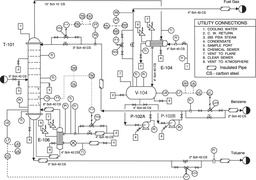
#> input picture WhatsApp Image 2020-08-20 at 22.25.25.jpeg, 256 x 180 px, shrunk from 953 x 669 before the run, found by its file name
$ jupyter execute --allow-errors image_processing.ipynb
#> lines starting #> are read from the running program, lines starting #| are printed output that depends on the picture
[cell 1]
import cv2
import numpy as np

[cell 2]
img = cv2.imread(r"C:\Users\SRI\Downloads\WhatsApp Image 2020-08-20 at 22.25.25.jpeg",0)
#> img: shape (180, 256); min 0, max 255, mean 237
img = cv2.medianBlur(img,5)
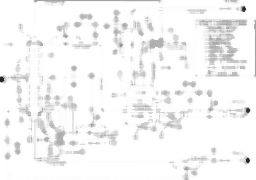
#> img: shape (180, 256); min 36, max 255, mean 245
cimg = cv2.cvtColor(img,cv2.COLOR_GRAY2BGR)

[cell 3]
circles = cv2.HoughCircles(img,cv2.HOUGH_GRADIENT,1,20,
                            param1=50,param2=30,minRadius=0,maxRadius=0)
#> circles = 49 rows, first 8: [87.5, 86.5, 67.7], [103.5, 67.5, 66.7], [114.5, 85.5, 75.6], [174.5, 64.5, 58], [83.5, 57.5, 56.9], [66.5, 84.5, 49.9], [157.5, 84.5, 37.2], [197.5, 82.5, 45.8]

[cell 4]
circles = np.uint16(np.around(circles))
#> circles = 49 rows, first 8: [88, 86, 68], [104, 68, 67], [114, 86, 76], [174, 64, 58], [84, 58, 57], [66, 84, 50], [158, 84, 37], [198, 82, 46]
for i in circles[0,:]:
    # draw the outer circle
    cv2.circle(cimg,(i[0],i[1]),i[2],(0,255,0),2)
    # draw the center of the circle
    cv2.circle(cimg,(i[0],i[1]),2,(0,0,255),3)
#> this loop made 49 passes
#> i on passes 1 to 12: [88, 86, 68], [104, 68, 67], [114, 86, 76], [174, 64, 58], [84, 58, 57], [66, 84, 50], [158, 84, 37], [198, 82, 46], [108, 160, 81], [178, 86, 42], [78, 112, 40], [190, 52, 29]
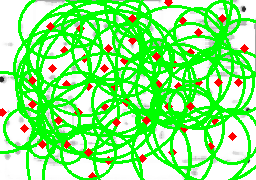
#> cimg: shape (180, 256, 3); mean B, G, R 129.8, 242.5, 138.7

[cell 5]
cv2.imshow('detected circles',cimg)
cv2.waitKey(0)

cv2.destroyAllWindows()

[cell 6]
import cv2
img = cv2.imread("beforethreshold..jpg")
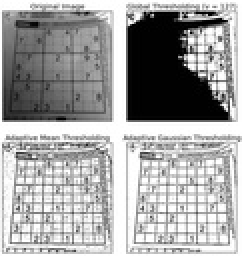
#> input picture beforethreshold..jpg, 121 x 128 px, shrunk from 450 x 478 before the run (shown 2 times larger)
#> img is the input picture: shape (128, 121, 3); min 0, max 255, mean 164.3
print(img.shape)
#| (128, 121, 3)
cv2.imshow("img",img)
cv2.waitKey(0)
#> Out = 27

#cv2.destroyAllwindows()
#img.shape

[cell 7]
crop_img = img[20:100,20:100]
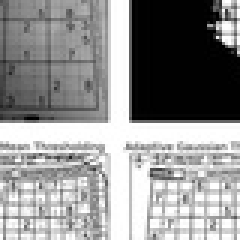
#> crop_img: shape (80, 80, 3) (shown 3 times larger); min 0, max 255, mean 145.9
cv2.imshow("cropped", crop_img)
cv2.waitKey(0)
cv2.destroyAllWindows()

[cell 8]
from math import sqrt, atan2, pi
import numpy as np

def canny_edge_detector(input_image):
    input_pixels = input_image.load()
    width = input_image.width
    height = input_image.height

    # Transform the image to grayscale
    grayscaled = compute_grayscale(input_pixels, width, height)

    # Blur it to remove noise
    blurred = compute_blur(grayscaled, width, height)

    # Compute the gradient
    gradient, direction = compute_gradient(blurred, width, height)

    # Non-maximum suppression
    filter_out_non_maximum(gradient, direction, width, height)

    # Filter out some edges
    keep = filter_strong_edges(gradient, width, height, 20, 25)

    return keep


def compute_grayscale(input_pixels, width, height):
    grayscale = np.empty((width, height))
    for x in range(width):
        for y in range(height):
            pixel = input_pixels[x, y]
            grayscale[x, y] = (pixel[0] + pixel[1] + pixel[2]) / 3
    return grayscale


def compute_blur(input_pixels, width, height):
    # Keep coordinate inside image
    clip = lambda x, l, u: l if x < l else u if x > u else x

    # Gaussian kernel
    kernel = np.array([
        [1 / 256,  4 / 256,  6 / 256,  4 / 256, 1 / 256],
        [4 / 256, 16 / 256, 24 / 256, 16 / 256, 4 / 256],
        [6 / 256, 24 / 256, 36 / 256, 24 / 256, 6 / 256],
        [4 / 256, 16 / 256, 24 / 256, 16 / 256, 4 / 256],
        [1 / 256,  4 / 256,  6 / 256,  4 / 256, 1 / 256]
    ])

    # Middle of the kernel
    offset = len(kernel) // 2

    # Compute the blurred image
    blurred = np.empty((width, height))
    for x in range(width):
        for y in range(height):
            acc = 0
            for a in range(len(kernel)):
                for b in range(len(kernel)):
                    xn = clip(x + a - offset, 0, width - 1)
                    yn = clip(y + b - offset, 0, height - 1)
                    acc += input_pixels[xn, yn] * kernel[a, b]
            blurred[x, y] = int(acc)
    return blurred


def compute_gradient(input_pixels, width, height):
    gradient = np.zeros((width, height))
    direction = np.zeros((width, height))
    for x in range(width):
        for y in range(height):
            if 0 < x < width - 1 and 0 < y < height - 1:
                magx = input_pixels[x + 1, y] - input_pixels[x - 1, y]
                magy = input_pixels[x, y + 1] - input_pixels[x, y - 1]
                gradient[x, y] = sqrt(magx**2 + magy**2)
                direction[x, y] = atan2(magy, magx)
    return gradient, direction


def filter_out_non_maximum(gradient, direction, width, height):
    for x in range(1, width - 1):
        for y in range(1, height - 1):
            angle = direction[x, y] if direction[x, y] >= 0 else direction[x, y] + pi
            rangle = round(angle / (pi / 4))
            mag = gradient[x, y]
            if ((rangle == 0 or rangle == 4) and (gradient[x - 1, y] > mag or gradient[x + 1, y] > mag)
                    or (rangle == 1 and (gradient[x - 1, y - 1] > mag or gradient[x + 1, y + 1] > mag))
                    or (rangle == 2 and (gradient[x, y - 1] > mag or gradient[x, y + 1] > mag))
                    or (rangle == 3 and (gradient[x + 1, y - 1] > mag or gradient[x - 1, y + 1] > mag))):
                gradient[x, y] = 0


def filter_strong_edges(gradient, width, height, low, high):
    # Keep strong edges
    keep = set()
    for x in range(width):
        for y in range(height):
            if gradient[x, y] > high:
                keep.add((x, y))

    # Keep weak edges next to a pixel to keep
    lastiter = keep
    while lastiter:
        newkeep = set()
        for x, y in lastiter:
            for a, b in ((-1, -1), (-1, 0), (-1, 1), (0, -1), (0, 1), (1, -1), (1, 0), (1, 1)):
                if gradient[x + a, y + b] > low and (x+a, y+b) not in keep:
                    newkeep.add((x+a, y+b))
        keep.update(newkeep)
        lastiter = newkeep

    return list(keep)

[cell 9]
from PIL import Image, ImageDraw
from math import sqrt, pi, cos, sin
#from canny import canny_edge_detector
from collections import defaultdict
import cv2

# Load image:
input_image = Image.open(r"C:\Users\SRI\Documents\OpenCVImageProcess\WhatsApp Image 2020-08-20 at 22.25.25.jpeg")

# Output image:
output_image = Image.new("RGB", input_image.size)
#> output_image: PIL image 256x180 RGB; every value is 0
output_image.paste(input_image)
draw_result = ImageDraw.Draw(output_image)

# Find circles
rmin = 10
rmax = 12
steps = 100
threshold = 0.6

points = []
for r in range(rmin, rmax + 1):
    for t in range(steps):
        points.append((r, int(r * cos(2 * pi * t / steps)), int(r * sin(2 * pi * t / steps))))

acc = defaultdict(int)
for x, y in canny_edge_detector(input_image):
#> in canny_edge_detector, `width = input_image.width`: width = 256
#> in canny_edge_detector, `height = input_image.height`: height = 180
#> in canny_edge_detector, `grayscaled = compute_grayscale(input_pixels, width, height)`:
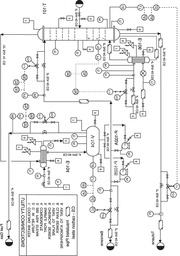
#> grayscaled: shape (256, 180) float64; min 0.333, max 255, mean 237
#> in compute_blur, `offset = len(kernel) // 2`: offset = 2
#> in canny_edge_detector, `blurred = compute_blur(grayscaled, width, height)`:
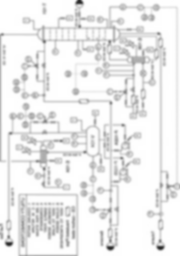
#> blurred: shape (256, 180) float64; min 38, max 255, mean 236.5
#> in canny_edge_detector, `gradient, direction = compute_gradient(blurred, width, height)`:
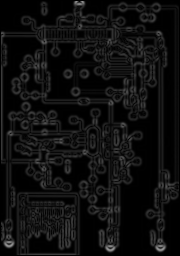
#> gradient: shape (256, 180) float64; min 0, max 149.3, mean 15.2
#> in canny_edge_detector, `gradient, direction = compute_gradient(blurred, width, height)`:
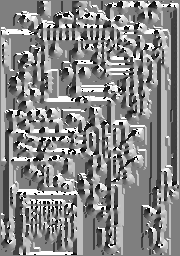
#> direction: shape (256, 180) float64; min -3.13, max 3.14, mean 0.182; drawn with min black and max white
#> in filter_strong_edges, `keep = set()`: keep = 0 items
#> in filter_strong_edges, `lastiter = keep`: lastiter = 7595 items
#> in canny_edge_detector, `keep = filter_strong_edges(gradient, width, height, 20, 25)`: keep = 8251 items
    for r, dx, dy in points:
        a = x - dx
        b = y - dy
        acc[(a, b, r)] += 1
#> this loop made 8251 passes
#> after the loop, acc = 141996 items

circles = []
#> circles = []
for k, v in sorted(acc.items(), key=lambda i: -i[1]):
    x, y, r = k
    if v / steps >= threshold and all((x - xc) ** 2 + (y - yc) ** 2 > rc ** 2 for xc, yc, rc in circles):
        print(v / steps, x, y, r)
        circles.append((x, y, r))
#> this loop made 141996 passes
#> (v, x, y, r) on passes 1 to 3: (62, 212, 40, 11), (62, 212, 52, 11), (62, 214, 40, 11)
#| 0.62 212 40 11
#| 0.62 212 52 11
#> after the loop, circles = [(212, 40, 11), (212, 52, 11)]

#> (the rest of this cell did not finish here and is left out)
